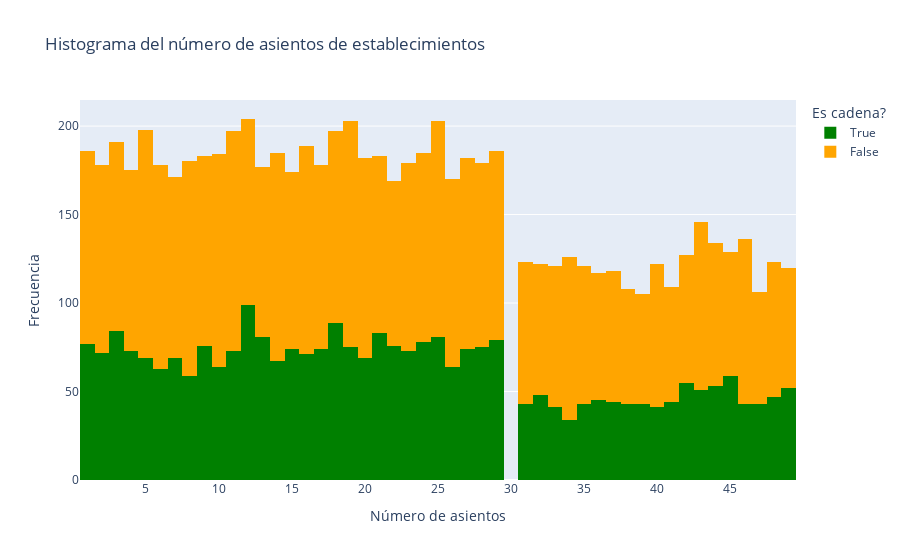

The cell this chart's notebook holds for it:
### Code cell
fig = px.histogram(data_95, x='number', color= 'chain',  title='Histograma del número de asientos de establecimientos', color_discrete_sequence=['green', 'orange'])
fig.update_layout(
    legend_title_text='Es cadena?', 
    yaxis_title='Frecuencia',  # Etiqueta del eje X
    xaxis_title='Número de asientos'  # Etiqueta del eje Y
    )
fig.show()

### Figure 1 — Plotly figure (JSON) as saved in the notebook; plotly's stock layout.template omitted (floating-point values rounded to 4 significant figures; data arrays with more than 128 entries replaced by an {"elided": "..."} marker saying what was removed)
{"data": [{"alignmentgroup": "True", "bingroup": "x", "hovertemplate": "chain=True<br>number=%{x}<br>count=%{y}<extra></extra>", "legendgroup": "True", "marker": {"color": "green", "pattern": {"shape": ""}}, "name": "True", "offsetgroup": "True", "orientation": "v", "showlegend": true, "type": "histogram", "x": {"elided": "3033 int values"}, "xaxis": "x", "yaxis": "y"}, {"alignmentgroup": "True", "bingroup": "x", "hovertemplate": "chain=False<br>number=%{x}<br>count=%{y}<extra></extra>", "legendgroup": "False", "marker": {"color": "orange", "pattern": {"shape": ""}}, "name": "False", "offsetgroup": "False", "orientation": "v", "showlegend": true, "type": "histogram", "x": {"elided": "4626 int values"}, "xaxis": "x", "yaxis": "y"}], "layout": {"barmode": "relative", "legend": {"title": {"text": "Es cadena?"}, "tracegroupgap": 0}, "title": {"text": "Histograma del número de asientos de establecimientos"}, "xaxis": {"anchor": "y", "domain": [0, 1], "title": {"text": "Número de asientos"}}, "yaxis": {"anchor": "x", "domain": [0, 1], "title": {"text": "Frecuencia"}}}}
